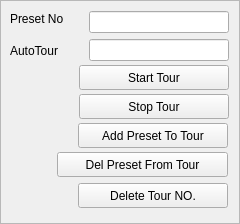
        <widget class="QFrame" name="frame7">
            <property name="geometry">
                <rect>
                    <x>260</x>
                    <y>170</y>
                    <width>240</width>
                    <height>224</height>
                </rect>
            </property>
            <property name="frameShape">
                <enum>QFrame::StyledPanel</enum>
            </property>
            <property name="frameShadow">
                <enum>QFrame::Plain</enum>
            </property>
            <property name="lineWidth">
                <number>1</number>
            </property>
            <property name="midLineWidth">
                <number>0</number>
            </property>
            <widget class="QLabel" name="textLabel3">
                <property name="geometry">
                    <rect>
                        <x>10</x>
                        <y>11</y>
                        <width>71</width>
                        <height>16</height>
                    </rect>
                </property>
                <property name="text">
                    <string>Preset No</string>
                </property>
                <property name="wordWrap">
                    <bool>false</bool>
                </property>
            </widget>
            <widget class="QLabel" name="textLabel2_2">
                <property name="geometry">
                    <rect>
                        <x>10</x>
                        <y>43</y>
                        <width>81</width>
                        <height>16</height>
                    </rect>
                </property>
                <property name="text">
                    <string>AutoTour</string>
                </property>
                <property name="wordWrap">
                    <bool>false</bool>
                </property>
            </widget>
            <widget class="QLineEdit" name="EditPresetNum">
                <property name="geometry">
                    <rect>
                        <x>89</x>
                        <y>11</y>
                        <width>140</width>
                        <height>22</height>
                    </rect>
                </property>
            </widget>
            <widget class="QLineEdit" name="AutoTourNo">
                <property name="geometry">
                    <rect>
                        <x>89</x>
                        <y>39</y>
                        <width>140</width>
                        <height>22</height>
                    </rect>
                </property>
            </widget>
            <widget class="QPushButton" name="ButStartTour">
                <property name="geometry">
                    <rect>
                        <x>79</x>
                        <y>65</y>
                        <width>150</width>
                        <height>25</height>
                    </rect>
                </property>
                <property name="text">
                    <string>Start Tour</string>
                </property>
            </widget>
            <widget class="QPushButton" name="ButStopTour">
                <property name="geometry">
                    <rect>
                        <x>79</x>
                        <y>94</y>
                        <width>150</width>
                        <height>25</height>
                    </rect>
                </property>
                <property name="text">
                    <string>Stop Tour</string>
                </property>
            </widget>
            <widget class="QPushButton" name="ButAddTour">
                <property name="geometry">
                    <rect>
                        <x>78</x>
                        <y>123</y>
                        <width>150</width>
                        <height>25</height>
                    </rect>
                </property>
                <property name="text">
                    <string>Add Preset To Tour</string>
                </property>
            </widget>
            <widget class="QPushButton" name="ButDelTourPreset">
                <property name="geometry">
                    <rect>
                        <x>57</x>
                        <y>152</y>
                        <width>171</width>
                        <height>25</height>
                    </rect>
                </property>
                <property name="text">
                    <string>Del Preset From Tour</string>
                </property>
            </widget>
            <widget class="QPushButton" name="ButDelTourNo">
                <property name="geometry">
                    <rect>
                        <x>78</x>
                        <y>183</y>
                        <width>150</width>
                        <height>25</height>
                    </rect>
                </property>
                <property name="text">
                    <string>Delete Tour NO.</string>
                </property>
            </widget>
        </widget>
